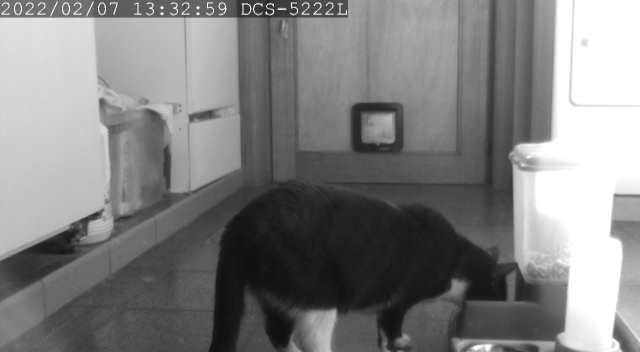
#> input picture classificatie/aanwezig/20220207_133259.jpg, 640 x 352 px, found by its file name; its folder holds only this picture in this run
$ jupyter execute --allow-errors kat1_aanwezig_buiten_352x640.ipynb   (shell and % lines are left out)
#> lines starting #> are read from the running program, lines starting #| are printed output that depends on the picture
[cell 1]

import matplotlib.pyplot as plt
import numpy as np
import os
import pprint
pp = pprint.PrettyPrinter(indent=4)

[cell 2]
import joblib
from skimage.io import imread
from skimage.transform import resize

def resize_all(src, pklname, include, width, height):

#> called with pklname = 'kat1_aanwezig_buiten', width = 88, height = 160
    data = dict()
    data['label'] = []
    data['filename'] = []
    data['data'] = []

    pklname = f"{pklname}_{width}x{height}px.pkl"

    # read all images in PATH, resize and write to DESTINATION_PATH
    for subdir in os.listdir(src):
        if subdir in include:
            print(subdir)
            current_path = os.path.join(src, subdir)

            for file in os.listdir(current_path):
                if file[-3:] in {'jpg', 'png'}:
                    im = imread(os.path.join(current_path, file))
#> im is the input picture: shape (352, 640, 3); min 13, max 255, mean 128.4
                    im = resize(im, (width, height)) #[:,:,::-1]
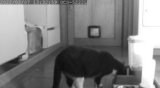
#> im: shape (88, 160, 3) float64; min 0.0614, max 1, mean 0.504
                    #img = im.astype(np.uint8)
                    data['label'].append(subdir)
                    data['filename'].append(file)
                    data['data'].append(im)

        joblib.dump(data, pklname)
#> pass 2 of the loop in resize_all, `for subdir in os.listdir(src):`:
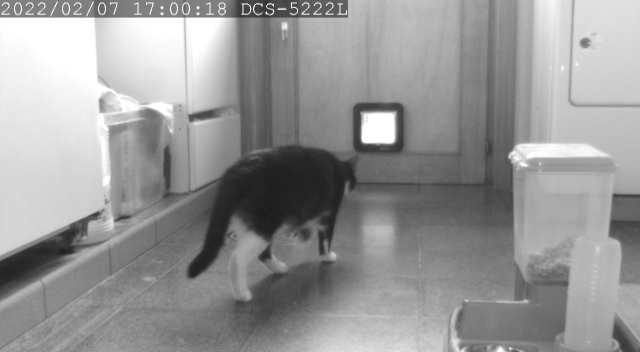
#> input picture classificatie/buiten/20220207_170018.jpg, 640 x 352 px, found by its file name
#> in resize_all, im is the input picture: shape (352, 640, 3); min 23, max 255, mean 150.9
#> in resize_all, `im = resize(im, (width, height))`:
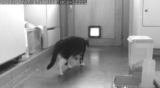
#> im: shape (88, 160, 3) float64; min 0.117, max 1, mean 0.592

[cell 3]
data_path = "C:\\Users\\edesm\\Desktop\\PythonProjectMusti\\classificatie"
os.listdir(data_path)

[cell 4]
base_name = 'kat1_aanwezig_buiten'
width = 88
height = 160

include = {'aanwezig', 'buiten'}

resize_all(src=data_path, pklname=base_name, width=width, height=height, include=include)

[cell 5]
from collections import Counter

data = joblib.load(f'{base_name}_{width}x{height}px.pkl')

print('number of samples: ', len(data['data']))
print('keys: ', list(data.keys()))
print('image shape: ', data['data'][0].shape)
print('labels:', np.unique(data['label']))

Counter(data['label'])

[cell 6]
# use np.unique to get all unique values in the list of labels
labels = np.unique(data['label'])

# set up the matplotlib figure and axes, based on the number of labels
fig, axes = plt.subplots(1, len(labels))
fig.set_size_inches(15,4)
fig.tight_layout()

# make a plot for every label (equipment) type. The index method returns the
# index of the first item corresponding to its search string, label in this case
for ax, label in zip(axes, labels):
    idx = data['label'].index(label)

    ax.imshow(data['data'][idx])
    ax.axis('off')
    ax.set_title(label)
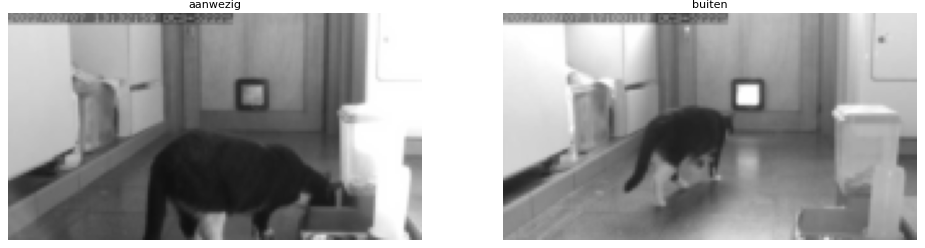
#> figure drawn by matplotlib, 2 panels
